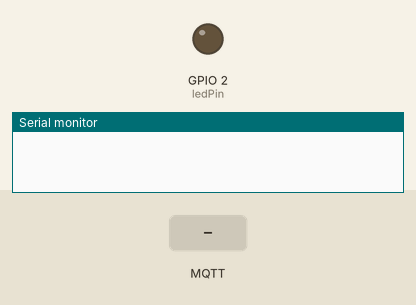
A program run on a simulated ESP32. Parts: output pins drawn as LEDs (lit = HIGH), the last lines printed to the serial monitor. The inputs (shaded band) are chosen by the test bench. WiFi joins after 1.5 s; servers stay silent unless stated; random numbers use the default seed unless the program sets one; no MQTT or app messages arrive unless stated; nothing arrives over Bluetooth unless stated.

Above: at 3.7 s.
3.8 s: MQTT message "mokro" arrives on the first subscribed topic
At 5.6 s:
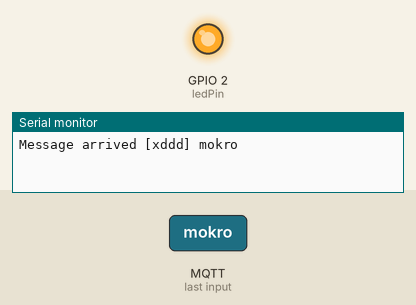
7.0 s: MQTT message "1" arrives on the first subscribed topic
9.2 s: MQTT message "on" arrives on the first subscribed topic
Timing chart, 0 to 18.2 s (numbered marks = the images above; inputs shaded):
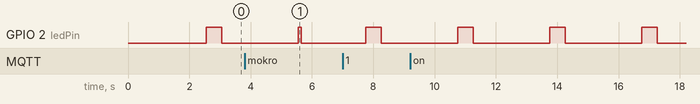

Measured:
- by itself, GPIO 2 (ledPin): alternates HIGH for 0.50 s and LOW for 2.5 s

The program:

main.cpp
```cpp
#include <WiFi.h>
#include <PubSubClient.h>
#include <ESP32Ping.h>
#include <BluetoothSerial.h>

const char* ssid = "";
const char* password = "";

const char* mqtt_server = "test.mosquitto.org";
WiFiClient espClient;
PubSubClient client(espClient);

BluetoothSerial SerialBT;

const int ledPin = 2;

bool isWet = false;
int sensorValue = 0;

#define MSG_BUFFER_SIZE	(50)
char msg[MSG_BUFFER_SIZE];
int value = 0;

void setup_wifi() {
  WiFi.mode(WIFI_STA);
  WiFi.begin(ssid, password);
  while (WiFi.status() != WL_CONNECTED) {
    SerialBT.println("Connecting to WiFi...");
  }
}

void reconnect() {
  while (!client.connected()) {
    client.connect("zietekdroid");
  }
}

void callback(char* topic, byte* payload, unsigned int length) {
  Serial.print("Message arrived [");
  Serial.print(topic);
  Serial.print("] ");
  for (int i = 0; i < length; i++) {
    Serial.print((char)payload[i]);
  }
  Serial.println();

  if ((char)payload[0] == '1') {
    SerialBT.println("1");
  } else {
    SerialBT.println("0");
  }

}

void setup() {
  // Serial.begin(115200);
  SerialBT.begin("ESP32");
  pinMode(ledPin, OUTPUT);

  setup_wifi();
  client.setServer(mqtt_server, 1883);
  client.setCallback(callback);
  client.subscribe("xddd");
  if (Ping.ping("8.8.8.8")) {
    SerialBT.println("Ping OK");
  } else {
    SerialBT.println("Ping FAILED");
  }
}

void loop() {
  if (!client.connected()) {
    reconnect();
  }
  client.loop();
  sensorValue = random(0, 101);
  isWet = sensorValue > 50;

  String stan = isWet ? "mokro" : "sucho";

  digitalWrite(ledPin, HIGH);
  delay(isWet ? 100 : 500);
  digitalWrite(ledPin, LOW);
  delay(isWet ? 100 : 500);


  if(stan == "mokro") {
    snprintf (msg, MSG_BUFFER_SIZE, "{\"Stan\": \"%s\", \"Wartosc\": %d}", stan, sensorValue);
    client.publish("zieteksaletramokro", msg);
  } else {
    snprintf (msg, MSG_BUFFER_SIZE, "{\"Stan\": \"%s\", \"Wartosc\": %d}", stan, sensorValue);
    client.publish("zieteksaletrasucho", msg);
  }

  SerialBT.println("Status: " + stan + " | Wilgotność: " + String(sensorValue));

  delay(2000);
}
```
